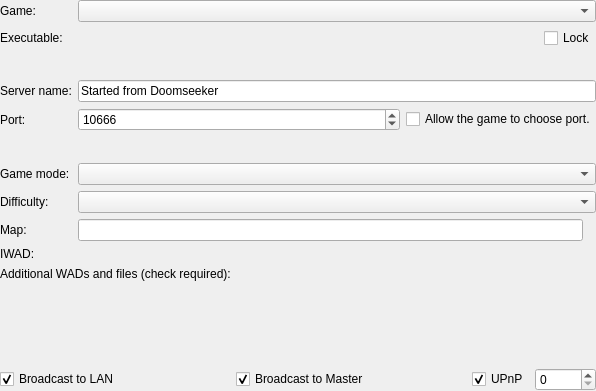
<?xml version="1.0" encoding="UTF-8"?>
<ui version="4.0">
 <class>GeneralGameSetupPanel</class>
 <widget class="QWidget" name="GeneralGameSetupPanel">
  <property name="geometry">
   <rect>
    <x>0</x>
    <y>0</y>
    <width>596</width>
    <height>391</height>
   </rect>
  </property>
  <layout class="QVBoxLayout" name="verticalLayout">
   <property name="leftMargin">
    <number>0</number>
   </property>
   <property name="topMargin">
    <number>0</number>
   </property>
   <property name="rightMargin">
    <number>0</number>
   </property>
   <property name="bottomMargin">
    <number>0</number>
   </property>
   <item>
    <layout class="QFormLayout" name="formLayout">
     <property name="fieldGrowthPolicy">
      <enum>QFormLayout::AllNonFixedFieldsGrow</enum>
     </property>
     <item row="0" column="0">
      <widget class="QLabel" name="label">
       <property name="text">
        <string>Game:</string>
       </property>
      </widget>
     </item>
     <item row="0" column="1">
      <widget class="EnginePluginComboBox" name="cboEngine"/>
     </item>
     <item row="1" column="0">
      <widget class="QLabel" name="labelExecutable">
       <property name="text">
        <string>Executable:</string>
       </property>
      </widget>
     </item>
     <item row="1" column="1">
      <layout class="QHBoxLayout" name="horizontalLayout_7">
       <item>
        <widget class="GameExecutablePicker" name="executableInput" native="true">
         <property name="sizePolicy">
          <sizepolicy hsizetype="Expanding" vsizetype="Preferred">
           <horstretch>0</horstretch>
           <verstretch>0</verstretch>
          </sizepolicy>
         </property>
        </widget>
       </item>
       <item>
        <widget class="QCheckBox" name="cbLockExecutable">
         <property name="toolTip">
          <string>If locked, executable won't change when new config for the same engine is loaded</string>
         </property>
         <property name="text">
          <string>Lock</string>
         </property>
        </widget>
       </item>
      </layout>
     </item>
     <item row="2" column="0">
      <spacer name="horizontalSpacer">
       <property name="orientation">
        <enum>Qt::Horizontal</enum>
       </property>
       <property name="sizeHint" stdset="0">
        <size>
         <width>40</width>
         <height>20</height>
        </size>
       </property>
      </spacer>
     </item>
     <item row="3" column="0">
      <widget class="QLabel" name="label_4">
       <property name="text">
        <string>Server name:</string>
       </property>
      </widget>
     </item>
     <item row="3" column="1">
      <widget class="QLineEdit" name="leServername">
       <property name="text">
        <string>Started from Doomseeker</string>
       </property>
      </widget>
     </item>
     <item row="4" column="0">
      <widget class="QLabel" name="label_8">
       <property name="text">
        <string>Port:</string>
       </property>
      </widget>
     </item>
     <item row="4" column="1">
      <layout class="QHBoxLayout" name="horizontalLayout_81">
       <item>
        <widget class="QSpinBox" name="spinPort">
         <property name="minimum">
          <number>1</number>
         </property>
         <property name="maximum">
          <number>65535</number>
         </property>
         <property name="value">
          <number>10666</number>
         </property>
        </widget>
       </item>
       <item>
        <widget class="QCheckBox" name="cbAllowTheGameToChoosePort">
         <property name="sizePolicy">
          <sizepolicy hsizetype="Maximum" vsizetype="Fixed">
           <horstretch>0</horstretch>
           <verstretch>0</verstretch>
          </sizepolicy>
         </property>
         <property name="text">
          <string>Allow the game to choose port.</string>
         </property>
        </widget>
       </item>
      </layout>
     </item>
     <item row="5" column="0">
      <spacer name="horizontalSpacer_2">
       <property name="orientation">
        <enum>Qt::Horizontal</enum>
       </property>
       <property name="sizeHint" stdset="0">
        <size>
         <width>40</width>
         <height>20</height>
        </size>
       </property>
      </spacer>
     </item>
     <item row="6" column="0">
      <widget class="QLabel" name="label_2">
       <property name="text">
        <string>Game mode:</string>
       </property>
      </widget>
     </item>
     <item row="6" column="1">
      <widget class="QComboBox" name="cboGamemode"/>
     </item>
     <item row="8" column="0">
      <widget class="QLabel" name="label_10">
       <property name="text">
        <string>Map:</string>
       </property>
      </widget>
     </item>
     <item row="8" column="1">
      <layout class="QHBoxLayout" name="horizontalLayout">
       <item>
        <widget class="QLineEdit" name="leMap"/>
       </item>
       <item>
        <widget class="QLabel" name="lblMapWarning">
         <property name="sizePolicy">
          <sizepolicy hsizetype="Maximum" vsizetype="Maximum">
           <horstretch>0</horstretch>
           <verstretch>0</verstretch>
          </sizepolicy>
         </property>
         <property name="maximumSize">
          <size>
           <width>20</width>
           <height>20</height>
          </size>
         </property>
         <property name="toolTip">
          <string>This map isn't present on map list. Game may misbehave.</string>
         </property>
         <property name="pixmap">
          <pixmap resource="../../../../media/resources.qrc">:/icons/exclamation.png</pixmap>
         </property>
         <property name="scaledContents">
          <bool>true</bool>
         </property>
        </widget>
       </item>
      </layout>
     </item>
     <item row="9" column="0">
      <widget class="QLabel" name="labelIwad">
       <property name="text">
        <string>IWAD:</string>
       </property>
      </widget>
     </item>
     <item row="9" column="1">
      <widget class="IwadPicker" name="iwadPicker" native="true"/>
     </item>
     <item row="7" column="0">
      <widget class="QLabel" name="labelDifficulty">
       <property name="text">
        <string>Difficulty:</string>
       </property>
      </widget>
     </item>
     <item row="7" column="1">
      <widget class="QComboBox" name="cboDifficulty">
       <property name="sizePolicy">
        <sizepolicy hsizetype="Expanding" vsizetype="Fixed">
         <horstretch>0</horstretch>
         <verstretch>0</verstretch>
        </sizepolicy>
       </property>
      </widget>
     </item>
    </layout>
   </item>
   <item>
    <widget class="QLabel" name="label_6">
     <property name="text">
      <string>Additional WADs and files (check required):</string>
     </property>
    </widget>
   </item>
   <item>
    <widget class="WadsPicker" name="wadsPicker" native="true">
     <property name="sizePolicy">
      <sizepolicy hsizetype="Preferred" vsizetype="Expanding">
       <horstretch>0</horstretch>
       <verstretch>0</verstretch>
      </sizepolicy>
     </property>
    </widget>
   </item>
   <item>
    <layout class="QHBoxLayout" name="horizontalLayout_3" stretch="1,1,0">
     <item>
      <widget class="QCheckBox" name="cbBroadcastToLAN">
       <property name="text">
        <string>Broadcast to LAN</string>
       </property>
       <property name="checked">
        <bool>true</bool>
       </property>
      </widget>
     </item>
     <item>
      <widget class="QCheckBox" name="cbBroadcastToMaster">
       <property name="text">
        <string>Broadcast to Master</string>
       </property>
       <property name="checked">
        <bool>true</bool>
       </property>
      </widget>
     </item>
     <item>
      <widget class="QWidget" name="upnpArea" native="true">
       <layout class="QHBoxLayout" name="horizontalLayout_2">
        <property name="leftMargin">
         <number>0</number>
        </property>
        <property name="topMargin">
         <number>0</number>
        </property>
        <property name="rightMargin">
         <number>0</number>
        </property>
        <property name="bottomMargin">
         <number>0</number>
        </property>
        <item>
         <widget class="QCheckBox" name="cbUpnp">
          <property name="toolTip">
           <string>If checked, the game will try to tell your router to forward necessary ports.</string>
          </property>
          <property name="text">
           <string>UPnP</string>
          </property>
          <property name="checked">
           <bool>true</bool>
          </property>
         </widget>
        </item>
        <item>
         <widget class="QSpinBox" name="spinUpnpPort">
          <property name="toolTip">
           <string>&lt;html&gt;&lt;head/&gt;&lt;body&gt;&lt;p&gt;UPnP port. Set this to 0 to let Doomseeker or game decide.&lt;/p&gt;&lt;/body&gt;&lt;/html&gt;</string>
          </property>
          <property name="maximum">
           <number>65535</number>
          </property>
         </widget>
        </item>
       </layout>
      </widget>
     </item>
    </layout>
   </item>
  </layout>
 </widget>
 <customwidgets>
  <customwidget>
   <class>WadsPicker</class>
   <extends>QWidget</extends>
   <header>gui/createserver/wadspicker.h</header>
   <container>1</container>
  </customwidget>
  <customwidget>
   <class>IwadPicker</class>
   <extends>QWidget</extends>
   <header>gui/createserver/iwadpicker.h</header>
   <container>1</container>
  </customwidget>
  <customwidget>
   <class>EnginePluginComboBox</class>
   <extends>QComboBox</extends>
   <header>gui/widgets/engineplugincombobox.h</header>
  </customwidget>
  <customwidget>
   <class>GameExecutablePicker</class>
   <extends>QWidget</extends>
   <header>gui/createserver/gameexecutablepicker.h</header>
   <container>1</container>
  </customwidget>
 </customwidgets>
 <tabstops>
  <tabstop>cboEngine</tabstop>
  <tabstop>cbLockExecutable</tabstop>
  <tabstop>leServername</tabstop>
  <tabstop>spinPort</tabstop>
  <tabstop>cbAllowTheGameToChoosePort</tabstop>
  <tabstop>cboGamemode</tabstop>
  <tabstop>cboDifficulty</tabstop>
  <tabstop>leMap</tabstop>
  <tabstop>cbBroadcastToLAN</tabstop>
  <tabstop>cbBroadcastToMaster</tabstop>
  <tabstop>cbUpnp</tabstop>
  <tabstop>spinUpnpPort</tabstop>
 </tabstops>
 <resources>
  <include location="../../../../media/resources.qrc"/>
 </resources>
 <connections>
  <connection>
   <sender>cboGamemode</sender>
   <signal>currentIndexChanged(int)</signal>
   <receiver>GeneralGameSetupPanel</receiver>
   <slot>onGameModeChanged(int)</slot>
   <hints>
    <hint type="sourcelabel">
     <x>594</x>
     <y>177</y>
    </hint>
    <hint type="destinationlabel">
     <x>597</x>
     <y>211</y>
    </hint>
   </hints>
  </connection>
  <connection>
   <sender>cbAllowTheGameToChoosePort</sender>
   <signal>toggled(bool)</signal>
   <receiver>spinPort</receiver>
   <slot>setDisabled(bool)</slot>
   <hints>
    <hint type="sourcelabel">
     <x>593</x>
     <y>122</y>
    </hint>
    <hint type="destinationlabel">
     <x>374</x>
     <y>124</y>
    </hint>
   </hints>
  </connection>
  <connection>
   <sender>leMap</sender>
   <signal>textChanged(QString)</signal>
   <receiver>GeneralGameSetupPanel</receiver>
   <slot>updateMapWarningVisibility()</slot>
   <hints>
    <hint type="sourcelabel">
     <x>320</x>
     <y>200</y>
    </hint>
    <hint type="destinationlabel">
     <x>297</x>
     <y>191</y>
    </hint>
   </hints>
  </connection>
  <connection>
   <sender>cbUpnp</sender>
   <signal>toggled(bool)</signal>
   <receiver>spinUpnpPort</receiver>
   <slot>setEnabled(bool)</slot>
   <hints>
    <hint type="sourcelabel">
     <x>513</x>
     <y>368</y>
    </hint>
    <hint type="destinationlabel">
     <x>570</x>
     <y>370</y>
    </hint>
   </hints>
  </connection>
 </connections>
 <slots>
  <slot>setExecutableToDefault()</slot>
  <slot>browseExecutable()</slot>
  <slot>onGameModeChanged(int)</slot>
  <slot>updateMapWarningVisibility()</slot>
 </slots>
</ui>
